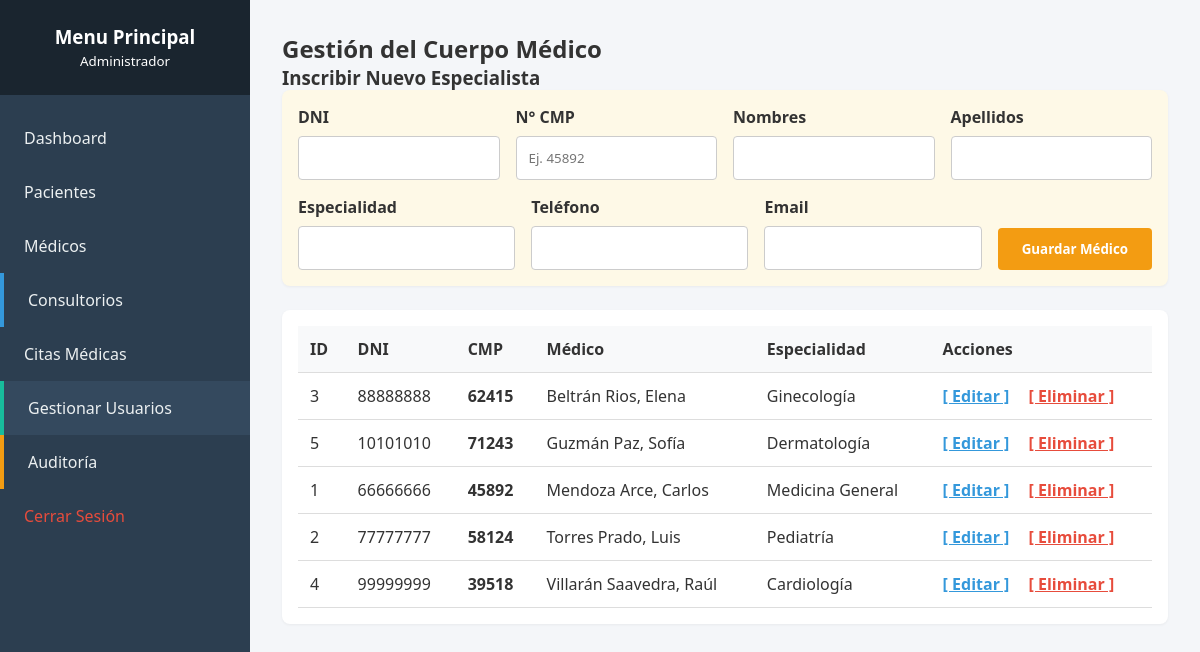
/medicos.php (signed in), run on the app's committed database.
### tables this page shows
CREATE TABLE medicos (
    id_medico INT AUTO_INCREMENT PRIMARY KEY,
    dni CHAR(8) NOT NULL UNIQUE,
    cmp VARCHAR(6) NOT NULL UNIQUE,
    nombre VARCHAR(50) NOT NULL,
    apellido VARCHAR(50) NOT NULL,
    especialidad VARCHAR(100) NOT NULL,
    telefono VARCHAR(15),
    email VARCHAR(100),
    created_at TIMESTAMP DEFAULT CURRENT_TIMESTAMP,
    INDEX idx_especialidad (especialidad)
);

### medicos.php (the view, shortened to what this page needs)
<?php
require_once 'config/conexion.php';
$medicos = $pdo->query("SELECT * FROM medicos ORDER BY apellido ASC")->fetchAll();
include 'includes/header.php'; include 'includes/sidebar.php';
?>
<div class="main-content">
    <h2>Gestión del Cuerpo Médico</h2>
    <h3>Inscribir Nuevo Especialista</h3>
    <form action="medicos.php" method="POST" class="filter-box" style="background:#fef9e7;">
        <div class="form-group"><label>DNI</label><input type="text" name="dni" maxlength="8" pattern="\d{8}" class="form-control" required></div>
        <div class="form-group"><label>N° CMP</label><input type="text" name="cmp" minlength="5" maxlength="6" pattern="\d{5,6}" class="form-control" required placeholder="Ej. 45892"></div>
        <div class="form-group"><label>Nombres</label><input type="text" name="nombre" class="form-control" required></div>
        <div class="form-group"><label>Apellidos</label><input type="text" name="apellido" class="form-control" required></div>
        <div class="form-group"><label>Especialidad</label><input type="text" name="especialidad" class="form-control" required></div>
        <div class="form-group"><label>Teléfono</label><input type="text" name="telefono" class="form-control"></div>
        <div class="form-group"><label>Email</label><input type="email" name="email" class="form-control"></div>
        <button type="submit" class="btn" style="width:auto; background:#f39c12;">Guardar Médico</button>
    </form>
    <div class="table-responsive">
        <table>
            <thead><tr><th>ID</th><th>DNI</th><th>CMP</th><th>Médico</th><th>Especialidad</th><th>Acciones</th></tr></thead>
            <tbody>
                <?php foreach($medicos as $m): ?>
                <tr>
                    <td><?= $m['id_medico']; ?></td><td><?= $m['dni']; ?></td><td><strong><?= $m['cmp']; ?></strong></td>
                    <td><?= htmlspecialchars($m['apellido'] . ", " . $m['nombre']); ?></td><td><?= htmlspecialchars($m['especialidad']); ?></td>
                    <td>
                        <a href="editar_medico.php?id=<?= $m['id_medico']; ?>" style="color:#3498db; font-weight:bold; margin-right:15px;">[ Editar ]</a>
                        <a href="medicos.php?eliminar_id=<?= $m['id_medico']; ?>" class="btn-delete" style="color:#e74c3c; font-weight:bold;">[ Eliminar ]</a>
                    </td>
                </tr>
                <?php endforeach; ?>
            </tbody>
        </table>
    </div>
</div>
</div></div>
</body>
</html>

### css/estilos.css (style rules this page uses)
:root { --primary: #2c3e50; --secondary: #18bc9c; --background: #f4f6f9; --text: #333; --white: #ffffff; }
* { margin: 0; padding: 0; box-sizing: border-box; font-family: 'Segoe UI', sans-serif; }
body { background-color: var(--background); color: var(--text); display: flex; }
.form-group { margin-bottom: 1.2rem; }
.form-group label { display: block; margin-bottom: 0.5rem; font-weight: bold; }
.form-control { width: 100%; padding: 0.75rem; border: 1px solid #ccc; border-radius: 4px; }
.btn { background: var(--secondary); color: var(--white); border: none; padding: 0.75rem 1.5rem; cursor: pointer; border-radius: 4px; font-weight: bold; width: 100%; text-decoration: none; display: inline-block; text-align: center; }
.main-content { flex: 1; padding: 2rem; max-width: 100%; overflow-hidden; }
.table-responsive { overflow-x: auto; margin-top: 1.5rem; background: var(--white); padding: 1rem; border-radius: 8px; box-shadow: 0 1px 3px rgba(0,0,0,0.05); }
table { width: 100%; border-collapse: collapse; }
th, td { padding: 0.75rem; text-align: left; border-bottom: 1px solid #ddd; }
th { background-color: #f8f9fa; }
.filter-box { background: var(--white); padding: 1rem; border-radius: 8px; margin-bottom: 1.5rem; display: flex; gap: 1rem; flex-wrap: wrap; align-items: flex-end; box-shadow: 0 1px 3px rgba(0,0,0,0.05); }
.filter-box .form-group { margin: 0; flex: 1; min-width: 180px; }

### data on the page
medicos: id_medico "3", dni "88888888", cmp "62415", apellido+nombre "Beltrán Rios, Elena", especialidad "Ginecología"
medicos: id_medico "5", dni "10101010", cmp "71243", apellido+nombre "Guzmán Paz, Sofía", especialidad "Dermatología"
medicos: id_medico "1", dni "66666666", cmp "45892", apellido+nombre "Mendoza Arce, Carlos", especialidad "Medicina General"
medicos: id_medico "2", dni "77777777", cmp "58124", apellido+nombre "Torres Prado, Luis", especialidad "Pediatría"
medicos: id_medico "4", dni "99999999", cmp "39518", apellido+nombre "Villarán Saavedra, Raúl", especialidad "Cardiología"

### other printed values
$_SESSION['usuario_rol'] "Administrador"
